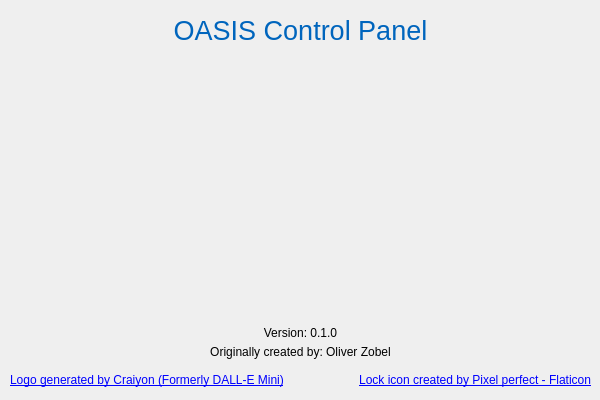
<?xml version="1.0" encoding="UTF-8"?>
<ui version="4.0">
 <class>Dialog</class>
 <widget class="QDialog" name="Dialog">
  <property name="geometry">
   <rect>
    <x>0</x>
    <y>0</y>
    <width>600</width>
    <height>400</height>
   </rect>
  </property>
  <property name="sizePolicy">
   <sizepolicy hsizetype="Fixed" vsizetype="Fixed">
    <horstretch>0</horstretch>
    <verstretch>0</verstretch>
   </sizepolicy>
  </property>
  <property name="minimumSize">
   <size>
    <width>600</width>
    <height>400</height>
   </size>
  </property>
  <property name="maximumSize">
   <size>
    <width>600</width>
    <height>400</height>
   </size>
  </property>
  <property name="contextMenuPolicy">
   <enum>Qt::NoContextMenu</enum>
  </property>
  <property name="windowTitle">
   <string>About OASIS Control Panel</string>
  </property>
  <widget class="QLabel" name="label">
   <property name="geometry">
    <rect>
     <x>0</x>
     <y>10</y>
     <width>601</width>
     <height>41</height>
    </rect>
   </property>
   <property name="font">
    <font>
     <pointsize>20</pointsize>
    </font>
   </property>
   <property name="cursor">
    <cursorShape>ArrowCursor</cursorShape>
   </property>
   <property name="text">
    <string>&lt;html&gt;&lt;head/&gt;&lt;body&gt;&lt;p&gt;&lt;span style=&quot; color:#0065bd;&quot;&gt;OASIS Control Panel&lt;/span&gt;&lt;/p&gt;&lt;/body&gt;&lt;/html&gt;</string>
   </property>
   <property name="alignment">
    <set>Qt::AlignCenter</set>
   </property>
   <property name="textInteractionFlags">
    <set>Qt::NoTextInteraction</set>
   </property>
  </widget>
  <widget class="QLabel" name="label_3">
   <property name="geometry">
    <rect>
     <x>0</x>
     <y>340</y>
     <width>601</width>
     <height>25</height>
    </rect>
   </property>
   <property name="text">
    <string>&lt;html&gt;&lt;head/&gt;&lt;body&gt;&lt;p&gt;Originally created by: Oliver Zobel&lt;/p&gt;&lt;/body&gt;&lt;/html&gt;</string>
   </property>
   <property name="alignment">
    <set>Qt::AlignCenter</set>
   </property>
  </widget>
  <widget class="QLabel" name="label_4">
   <property name="geometry">
    <rect>
     <x>0</x>
     <y>320</y>
     <width>601</width>
     <height>25</height>
    </rect>
   </property>
   <property name="text">
    <string>Version: 0.1.0</string>
   </property>
   <property name="alignment">
    <set>Qt::AlignCenter</set>
   </property>
  </widget>
  <widget class="QLabel" name="label_8">
   <property name="geometry">
    <rect>
     <x>290</x>
     <y>370</y>
     <width>301</width>
     <height>21</height>
    </rect>
   </property>
   <property name="text">
    <string>&lt;a href=&quot;https://www.flaticon.com/de/kostenlose-icons/sperren&quot; title=&quot;sperren Icons&quot;&gt;Lock icon created by Pixel perfect - Flaticon&lt;/a&gt;</string>
   </property>
   <property name="alignment">
    <set>Qt::AlignRight|Qt::AlignTrailing|Qt::AlignVCenter</set>
   </property>
  </widget>
  <widget class="QLabel" name="label_2">
   <property name="geometry">
    <rect>
     <x>170</x>
     <y>60</y>
     <width>256</width>
     <height>256</height>
    </rect>
   </property>
   <property name="contextMenuPolicy">
    <enum>Qt::CustomContextMenu</enum>
   </property>
   <property name="text">
    <string/>
   </property>
   <property name="pixmap">
    <pixmap resource="UI_resources.qrc">:/Icons/resources/icons/256x256.png</pixmap>
   </property>
   <property name="scaledContents">
    <bool>true</bool>
   </property>
  </widget>
  <widget class="QLabel" name="label_5">
   <property name="geometry">
    <rect>
     <x>10</x>
     <y>370</y>
     <width>291</width>
     <height>21</height>
    </rect>
   </property>
   <property name="text">
    <string>&lt;a href=&quot;https://www.craiyon.com/&quot; title=&quot;Craiyon&quot;&gt;Logo generated by Craiyon (Formerly DALL-E Mini)&lt;/a&gt;</string>
   </property>
  </widget>
 </widget>
 <resources>
  <include location="UI_resources.qrc"/>
 </resources>
 <connections/>
</ui>
